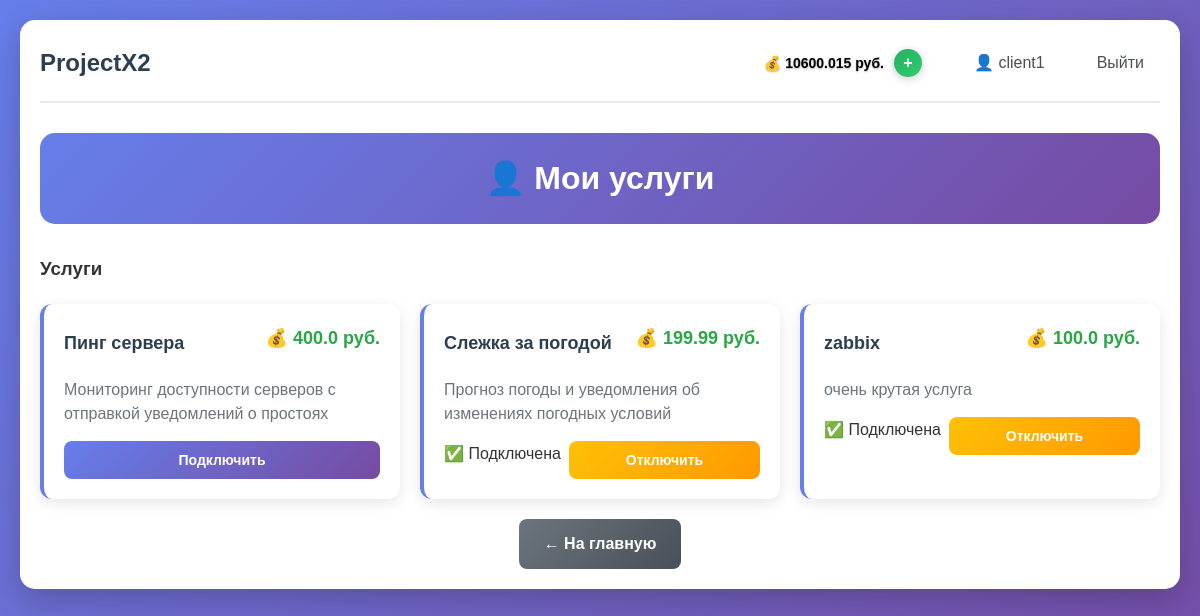
Before: /client/services (signed in) with the older database file.
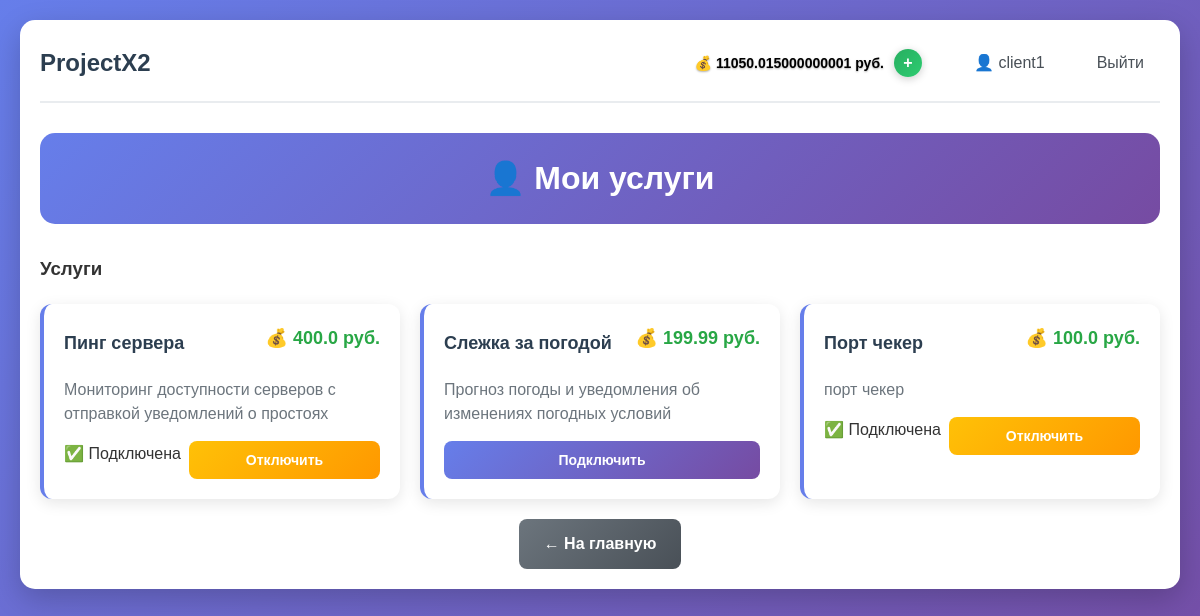
After: the same page with the newer database file.
### app.py (models this page shows, shortened)
class User(UserMixin, db.Model):
    __tablename__ = 'users'
    id = db.Column(db.Integer, primary_key=True)
    username = db.Column(db.String(64), unique=True, nullable=False)
    email = db.Column(db.String(120), unique=True, nullable=False)
    password_hash = db.Column(db.String(256), nullable=False)
    role = db.Column(db.String(20), nullable=False)
    created_at = db.Column(db.DateTime, default=datetime.utcnow)
    is_active = db.Column(db.Boolean, default=True)
    services = db.relationship('UserService', backref='user', lazy=True)
    balance = db.Column(db.Float, default=0.0)  # Баланс для клиентов

class Service(db.Model):
    id = db.Column(db.Integer, primary_key=True)
    name = db.Column(db.String(100), nullable=False)
    description = db.Column(db.Text, nullable=False)
    price = db.Column(db.Float, default=0.0)
    is_active = db.Column(db.Boolean, default=True)
    created_at = db.Column(db.DateTime, default=datetime.utcnow)
    customer_id = db.Column(db.Integer, db.ForeignKey('users.id'), nullable=False)
    users = db.relationship('UserService', backref='service', lazy=True)

### app.py (the view)
@app.route('/client/services')
@login_required
def client_services():
    if current_user.role != 'client':
        flash('Доступ запрещен. Только для клиентов.', 'error')
        return redirect(url_for('index'))
    all_services = Service.query.filter_by(is_active=True).all()
    user_services = UserService.query.filter_by(user_id=current_user.id).all()
    connected_service_ids = [us.service_id for us in user_services]
    return render_template('client_services.html',
                         services=all_services,
                         connected_service_ids=connected_service_ids,
                         user_services=user_services)

### app.py (called while the page is built)
@login_manager.user_loader
def load_user(user_id):
    return db.session.get(User, int(user_id))

### templates/client_services.html (shortened to what this page needs)
{% extends "base.html" %}
{% block content %}
<div class="admin-container">
    <div class="admin-header">
        <h2>👤 Мои услуги</h2>
    </div>
    <div class="services-section" style="margin-top: 20px;">
        <h3>Услуги</h3>
        {% if services %}
            <div class="services-grid">
                {% for service in services %}
                <div class="service-card">
                    <div class="service-header">
                        <h4>{{ service.name }}</h4>
                        <span class="service-price">💰 {{ service.price }} руб.</span>
                    </div>
                    <p class="service-description">{{ service.description }}</p>
                    <div class="service-actions">
                        {% if service.id in connected_service_ids %}
                            <span class="badge connected">✅ Подключена</span>
                            <a href="{{ url_for('disconnect_service', service_id=service.id) }}"
                               class="btn btn-sm btn-warning"
                               onclick="return confirm('Отключить услугу «{{ service.name }}»?')">
                                Отключить
                            </a>
                        {% else %}
                            {% if current_user.balance >= service.price %}
                                <a href="{{ url_for('connect_service', service_id=service.id) }}"
                                   class="btn btn-sm btn-primary">
                                    Подключить
                                </a>
                            {% else %}
                                <span class="text-danger">Недостаточно средств</span>
                                <button class="btn btn-sm btn-success" onclick="showAddBalanceModal()">
                                    Пополнить баланс
                                </button>
                            {% endif %}
                        {% endif %}
                    </div>
                </div>
                {% endfor %}
            </div>
        {% else %}
            <div class="empty-state">
                <div class="empty-icon">📭</div>
                <h4>Нет доступных услуг</h4>
                <p>В данный момент нет активных услуг для подключения.</p>
            </div>
        {% endif %}
    </div>
    <div class="admin-actions" style="margin-top: 20px;">
        <a href="{{ url_for('index') }}" class="btn btn-secondary">← На главную</a>
    </div>
</div>
{% endblock %}

### templates/base.html (shortened to what this page needs)
<!DOCTYPE html>
<html lang="ru">
<head>
    <link rel="stylesheet" href="{{ url_for('static', filename='css/style.css') }}">
</head>
<body>
    <div class="container">
        <nav class="navbar">
            <h1><a href="/" class="nav-logo">ProjectX2</a></h1>
            <div class="nav-links">
                {% if current_user.is_authenticated %}
                    {% if current_user.role == 'client' %}
                    <div class="balance-info">
                        <span class="balance-amount">💰 {{ current_user.balance }} руб.</span>
                        <a href="{{ url_for('add_balance_page') }}" class="balance-btn">+</a>
                    </div>
                    {% endif %}
                    <a href="/profile" class="nav-link">👤 {{ current_user.username }}</a>
                    <a href="/logout" class="nav-link">Выйти</a>
                {% else %}
                    <a href="/login" class="nav-link">Войти</a>
                    <a href="/register" class="nav-link">Регистрация</a>
                {% endif %}
            </div>
        </nav>
        <main>
            {% block content %}{% endblock %}
        </main>
    </div>
</body>
</html>

Changed rows visible on the page:
removed Service: name "zabbix", price "100.0", description "очень крутая услуга"
changed User "client1": balance "10600.015" → "11050.015000000001"
computed for Service "Пинг сервера": text "Подключить" → "✅ Подключена Отключить"
computed for Service "Слежка за погодой": text "✅ Подключена Отключить" → "Подключить"
added Service: name "Порт чекер", price "100.0", description "порт чекер"
